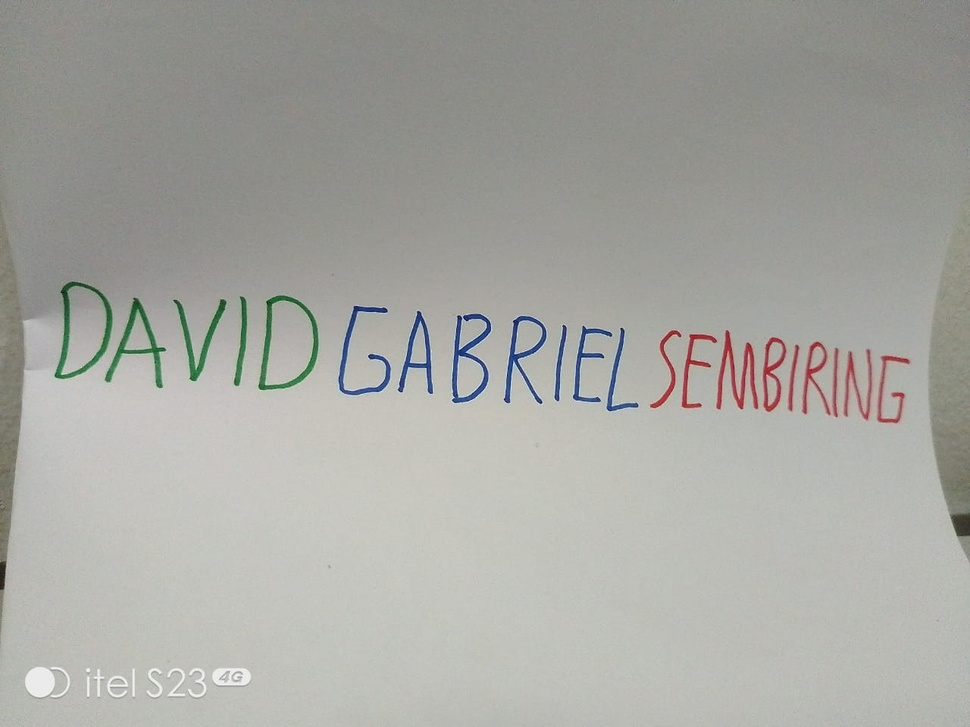
#> input picture Nama.jpg, 970 x 727 px, shrunk from 1280 x 960 before the run, found by its file name
$ jupyter execute UTS_PCD_202331243_A_ITPLN.ipynb   (shell and % lines are left out)
#> lines starting #> are read from the running program, lines starting #| are printed output that depends on the picture; after the words box and inside, x2 and y2 are one past the last pixel; in counts of white or black regions, pixels touching at a corner belong together
###  Import pustaka yang diperlukan

[cell 1]
import cv2
import numpy as np
import matplotlib.pyplot as plt
from PIL import ImageEnhance
from PIL import Image

### Membaca gambar asli

[cell 2]
img = cv2.imread("nama.jpg")
#> img is the input picture: shape (727, 970, 3); mean B, G, R 162.1, 167.4, 167
if img is None:
    raise ValueError("Gambar tidak ditemukan! Periksa kembali path yang Anda masukkan.")

# Konversi BGR ke RGB untuk ditampilkan dengan Matplotlib
img_rgb = cv2.cvtColor(img, cv2.COLOR_BGR2RGB)

plt.figure(figsize=(8, 6))
plt.imshow(img_rgb)
plt.title("Gambar Asli")
plt.axis("off")
plt.show()

### DETEKSI WARNA PADA CITRA

[cell 3]
image = cv2.imread('nama.jpg')
img_rgb = cv2.cvtColor(img, cv2.COLOR_BGR2RGB)

r, g, b = cv2.split(img_rgb)

# Buat salinan untuk manipulasi
blue_faded = img_rgb.copy()
red_faded = img_rgb.copy()

lower_blue = np.array([100, 50, 50])  # Rentang warna biru
upper_blue = np.array([140, 255, 255])
hsv_image = cv2.cvtColor(img_rgb, cv2.COLOR_RGB2HSV)
#> hsv_image: shape (727, 970, 3); mean H, S, V 34.9, 12.4, 169
blue_mask = cv2.inRange(hsv_image, lower_blue, upper_blue)
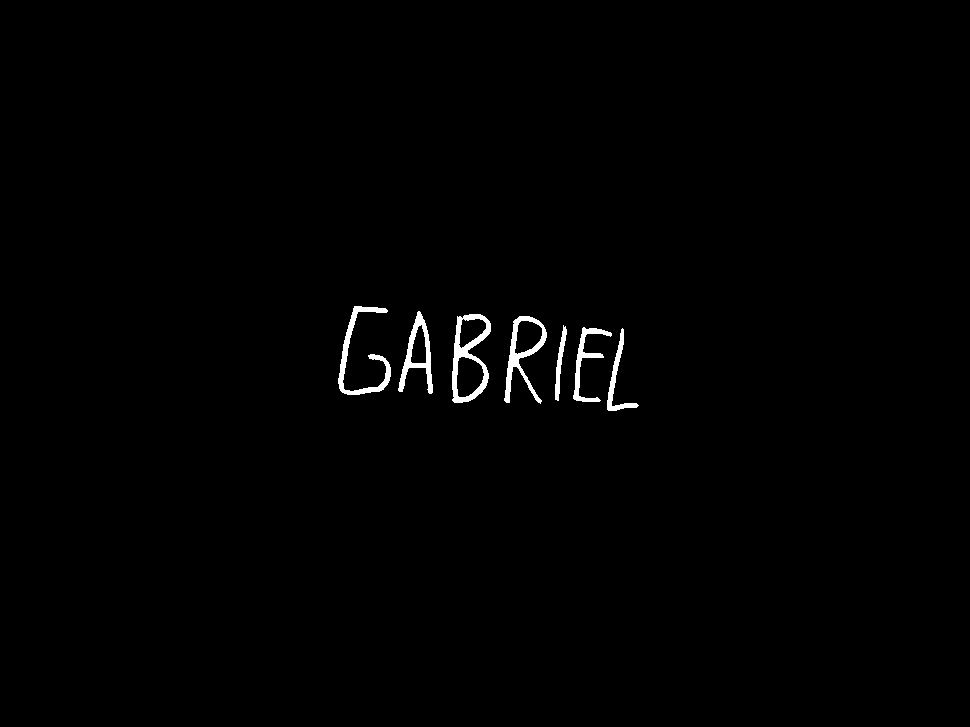
#> blue_mask: shape (727, 970); 0.82% white; 7 white regions, largest, box (x1, y1, x2, y2) and area: (452, 314, 491, 403) 1247, (338, 306, 391, 395) 1050, (504, 316, 547, 404) 1027

blue_faded[blue_mask > 0] = blue_faded[blue_mask > 0] // 2  # Mengurangi intensitas warna biru
#> blue_faded: shape (727, 970, 3); mean R, G, B 166.8, 167, 161.5

lower_red1 = np.array([0, 120, 70])    # Rentang merah pertama
upper_red1 = np.array([10, 255, 255])
lower_red2 = np.array([170, 120, 70])  # Rentang merah kedua
upper_red2 = np.array([180, 255, 255])
red_mask1 = cv2.inRange(hsv_image, lower_red1, upper_red1)
#> red_mask1: shape (727, 970); 0.02% white in thin lines or dots, all inside (x1, y1, x2, y2) = (651, 334, 908, 411)
red_mask2 = cv2.inRange(hsv_image, lower_red2, upper_red2)
#> red_mask2: shape (727, 970); 0.34% white; 19 white regions (7 under 20 px), largest, box (x1, y1, x2, y2) and area: (717, 332, 758, 408) 771, (764, 338, 786, 410) 410, (682, 335, 716, 407) 374
red_mask = cv2.bitwise_or(red_mask1, red_mask2)
#> red_mask: shape (727, 970); 0.36% white; 18 white regions (7 under 20 px), largest, box (x1, y1, x2, y2) and area: (717, 332, 758, 408) 787, (682, 335, 716, 408) 451, (764, 338, 786, 411) 433

red_faded[red_mask > 0] = red_faded[red_mask > 0] // 2  # Mengurangi intensitas warna merah
#> red_faded: shape (727, 970, 3); mean R, G, B 166.8, 167.2, 161.9

fig, axes = plt.subplots(2, 2, figsize=(10, 8))  # 2 baris, 2 kolom

# Citra Asli
axes[0, 0].imshow(img_rgb)
axes[0, 0].set_title("Citra Kontras (Asli)")
axes[0, 0].axis('off')

# Channel Biru (Efek Pudar untuk "febri")
axes[0, 1].imshow(cv2.cvtColor(blue_faded, cv2.COLOR_RGB2GRAY), cmap='gray', vmin=0, vmax=255)
axes[0, 1].set_title("BIRU (GABRIEL)")
axes[0, 1].axis('off')

# Channel Merah (Efek Pudar untuk "ansyah")
axes[1, 0].imshow(cv2.cvtColor(red_faded, cv2.COLOR_RGB2GRAY), cmap='gray', vmin=0, vmax=255)
axes[1, 0].set_title("MERAH (SEMBIRING)")
axes[1, 0].axis('off')

# Channel Hijau (Tidak Ada Perubahan)
axes[1, 1].imshow(g, cmap='gray', vmin=0, vmax=255)
axes[1, 1].set_title("HIJAU (DAVID)")
axes[1, 1].axis('off')

# Atur layout agar tidak tumpang tindih
plt.tight_layout()
plt.show()
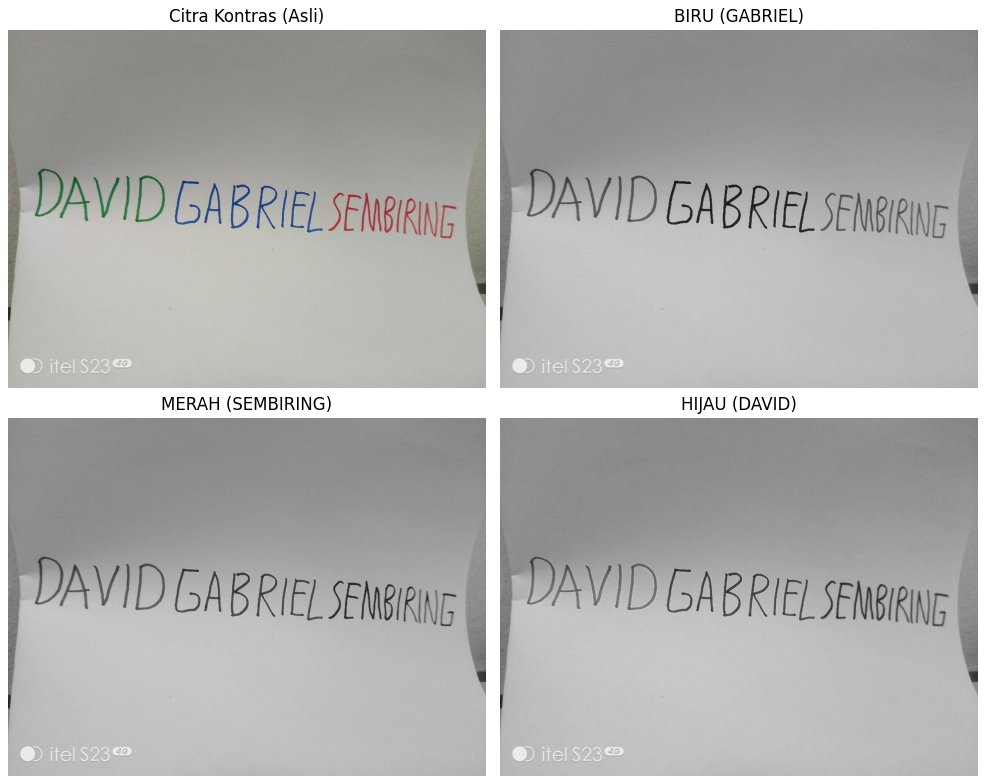
#> figure drawn by matplotlib, 4 panels

### Buat histogram untuk setiap saluran warna

[cell 4]
image = cv2.imread('nama.jpg')
img_rgb = cv2.cvtColor(img, cv2.COLOR_BGR2RGB)

# Pisahkan channel RGB
r, g, b = cv2.split(img_rgb)

# Deteksi warna di HSV
hsv_image = cv2.cvtColor(img_rgb, cv2.COLOR_RGB2HSV)

# Masking biru
lower_blue = np.array([100, 50, 50])
upper_blue = np.array([140, 255, 255])
blue_mask = cv2.inRange(hsv_image, lower_blue, upper_blue)
blue_faded = img_rgb.copy()
blue_faded[blue_mask > 0] = blue_faded[blue_mask > 0] // 2

# Masking merah
lower_red1 = np.array([0, 120, 70])
upper_red1 = np.array([10, 255, 255])
lower_red2 = np.array([170, 120, 70])
upper_red2 = np.array([180, 255, 255])
red_mask1 = cv2.inRange(hsv_image, lower_red1, upper_red1)
red_mask2 = cv2.inRange(hsv_image, lower_red2, upper_red2)
red_mask = cv2.bitwise_or(red_mask1, red_mask2)
red_faded = img_rgb.copy()
red_faded[red_mask > 0] = red_faded[red_mask > 0] // 2

# Tampilkan gambar dan histogram
fig, axes = plt.subplots(4, 2, figsize=(12, 14))

# Citra Asli
axes[0, 0].imshow(img_rgb)
axes[0, 0].set_title("Citra Kontras (Asli)")
axes[0, 0].axis('off')

colors = ('r', 'g', 'b')
for i, col in enumerate(colors):
    hist = cv2.calcHist([img_rgb], [i], None, [256], [0, 256])
    axes[0, 1].plot(hist, color=col)
axes[0, 1].set_title("Histogram Citra Asli")

# Biru
axes[1, 0].imshow(cv2.cvtColor(blue_faded, cv2.COLOR_RGB2GRAY), cmap='gray')
axes[1, 0].set_title("BIRU")
axes[1, 0].axis('off')

blue_hist = cv2.calcHist([blue_faded], [2], None, [256], [0, 256])  # Blue channel = index 2
#> blue_hist = 256 values, max 26398 at index 136, min 0 at index 0, mean 2754.6
axes[1, 1].plot(blue_hist, color='b')
axes[1, 1].set_title("Histogram Biru")

# Merah
axes[2, 0].imshow(cv2.cvtColor(red_faded, cv2.COLOR_RGB2GRAY), cmap='gray')
axes[2, 0].set_title("MERAH")
axes[2, 0].axis('off')

red_hist = cv2.calcHist([red_faded], [0], None, [256], [0, 256])  # Red channel = index 0 in RGB (OpenCV uses BGR)
#> red_hist = 256 values, max 25477 at index 141, min 0 at index 1, mean 2754.6
axes[2, 1].plot(red_hist, color='r')
axes[2, 1].set_title("Histogram Merah")

# Hijau
axes[3, 0].imshow(g, cmap='gray')
axes[3, 0].set_title("HIJAU")
axes[3, 0].axis('off')

green_hist = cv2.calcHist([img_rgb], [1], None, [256], [0, 256])  # Green channel = index 1
#> green_hist = 256 values, max 26421 at index 141, min 0 at index 0, mean 2754.6
axes[3, 1].plot(green_hist, color='g')
axes[3, 1].set_title("Histogram Hijau")

plt.tight_layout()
plt.show()
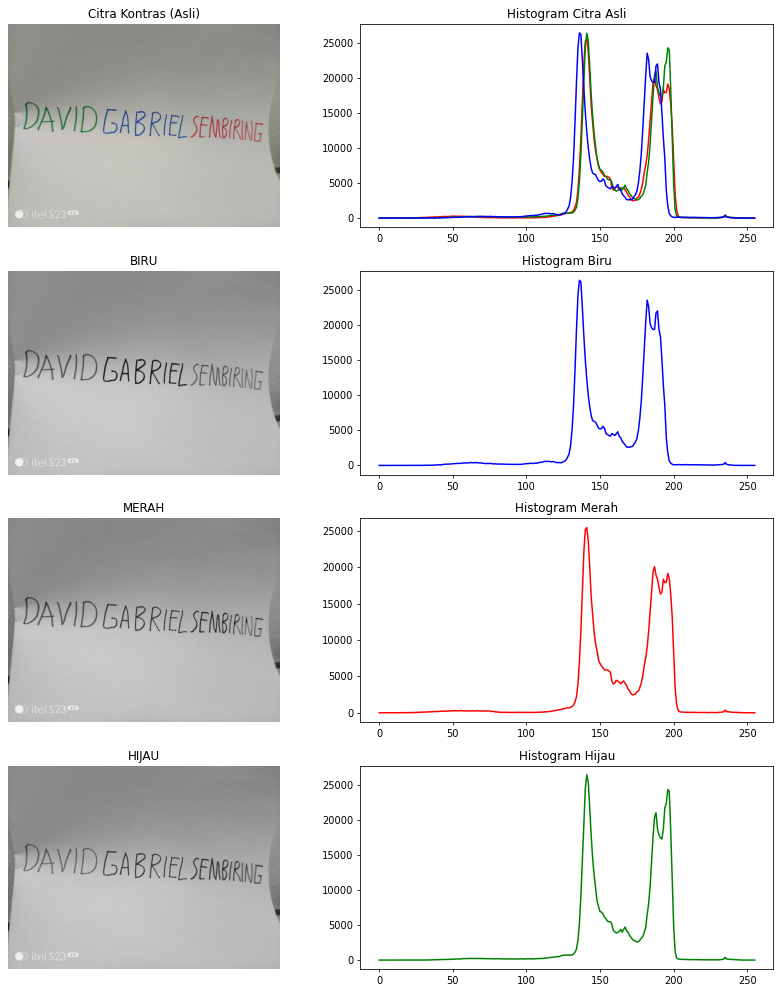
#> figure drawn by matplotlib, 8 panels; panel 2: curve peaks at x = 141, y = 25551; panel 2: curve peaks at x = 141, y = 26421; panel 2: curve peaks at x = 136, y = 26465; panel 4: curve peaks at x = 136, y = 26398

### AMBANG BATAS TERKECIL SAMPAI DENGAN TERBESAR

[cell 5]
image = cv2.imread('nama.jpg')
hsv = cv2.cvtColor(image, cv2.COLOR_BGR2HSV)

# Buat background hitam
background = np.zeros_like(image)

# Fungsi bantu untuk membuat mask HSV
def get_hsv_mask(hsv_img, lower, upper):
    mask = cv2.inRange(hsv_img, np.array(lower), np.array(upper))
    return mask

# Mask biru (hue sekitar 100–140)
blue_mask = get_hsv_mask(hsv, [100, 50, 50], [140, 255, 255])

# Mask merah (hue sekitar 0–10 dan 160–180)
red_mask1 = get_hsv_mask(hsv, [0, 50, 50], [10, 255, 255])
#> in get_hsv_mask (call 2), `mask = cv2.inRange(hsv_img, np.array(lower), np.array(upper))`: mask: shape (727, 970); 0.28% white in thin lines or dots, all inside (x1, y1, x2, y2) = (650, 330, 910, 424)
red_mask2 = get_hsv_mask(hsv, [160, 50, 50], [180, 255, 255])
#> in get_hsv_mask (call 3), `mask = cv2.inRange(hsv_img, np.array(lower), np.array(upper))`: mask: shape (727, 970); 0.68% white; 15 white regions, largest, box (x1, y1, x2, y2) and area: (716, 330, 758, 409) 1074, (763, 337, 786, 410) 702, (682, 334, 717, 407) 457
red_mask = cv2.bitwise_or(red_mask1, red_mask2)
#> red_mask: shape (727, 970); 0.96% white; 8 white regions, largest, box (x1, y1, x2, y2) and area: (716, 330, 759, 410) 1495, (802, 341, 839, 417) 1128, (762, 337, 787, 412) 893

# Mask hijau (hue sekitar 40–85) → dilebarkan range-nya
green_mask = get_hsv_mask(hsv, [35, 40, 40], [85, 255, 255])
#> in get_hsv_mask (call 4), `mask = cv2.inRange(hsv_img, np.array(lower), np.array(upper))`: mask: shape (727, 970); 0.84% white; 11 white regions (3 under 20 px), largest, box (x1, y1, x2, y2) and area: (54, 282, 113, 379) 1475, (258, 295, 319, 390) 1434, (105, 298, 166, 388) 1302

# PERBAIKI: tambahkan dilasi kecil hanya untuk hijau
kernel = np.ones((2, 2), np.uint8)
green_mask_dilated = cv2.dilate(green_mask, kernel, iterations=1)
#> green_mask_dilated: shape (727, 970); 1% white; 8 white regions, largest, box (x1, y1, x2, y2) and area: (54, 282, 114, 380) 1772, (258, 295, 320, 391) 1726, (105, 298, 167, 389) 1544

# Gabungkan sesuai kategori
# BLUE only
blue_image = background.copy()
blue_image[blue_mask > 0] = [255, 255, 255]

# RED + BLUE
red_blue_mask = cv2.bitwise_or(red_mask, blue_mask)
#> red_blue_mask: shape (727, 970); 1.8% white; 15 white regions, largest, box (x1, y1, x2, y2) and area: (716, 330, 759, 410) 1495, (452, 314, 491, 403) 1247, (802, 341, 839, 417) 1128
red_blue_image = background.copy()
red_blue_image[red_blue_mask > 0] = [255, 255, 255]

# RED + GREEN + BLUE (pakai green yang sudah didilate)
rgb_mask = cv2.bitwise_or(red_blue_mask, green_mask_dilated)
rgb_image = background.copy()
rgb_image[rgb_mask > 0] = [255, 255, 255]

# Tampilkan hasil
plt.figure(figsize=(15, 10))

plt.subplot(2, 2, 1)
plt.imshow(cv2.cvtColor(background, cv2.COLOR_BGR2RGB))
#> background: shape (727, 970, 3); every value is 0
plt.title("NONE")
plt.axis('off')

plt.subplot(2, 2, 2)
plt.imshow(cv2.cvtColor(blue_image, cv2.COLOR_BGR2RGB))
plt.title("BLUE")
plt.axis('on')

plt.subplot(2, 2, 3)
plt.imshow(cv2.cvtColor(red_blue_image, cv2.COLOR_BGR2RGB))
plt.title("RED-BLUE")
plt.axis('on')

plt.subplot(2, 2, 4)
plt.imshow(cv2.cvtColor(rgb_image, cv2.COLOR_BGR2RGB))
plt.title("RED-GREEN-BLUE")
plt.axis('on')

plt.tight_layout()
plt.show()

### Memperbaiki Gambar Backlight

[cell 6]
img = Image.open("foto.jpg")  # Ganti nama file sesuai gambar asli
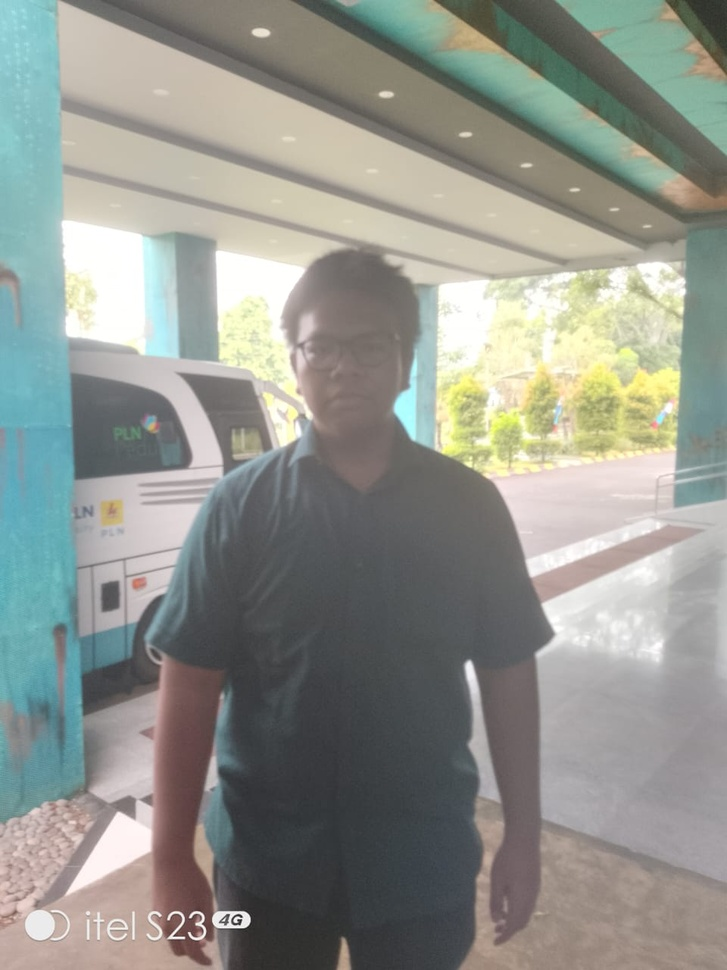
#> input picture foto.jpg, 727 x 970 px, shrunk from 960 x 1280 before the run
#> img is the input picture: PIL image 727x970 RGB; mean R, G, B 145.1, 148.3, 141.3
plt.imshow(img)
plt.title("Gambar Asli")
plt.axis("off")
plt.show()

[cell 7]
# 2. Konversi ke grayscale
gray_img = img.convert("L")
plt.imshow(gray_img, cmap='gray')
plt.title("Gambar Grayscale")
plt.axis("off")
plt.show()

[cell 8]
enhancer_brightness = ImageEnhance.Brightness(gray_img)
bright_img = enhancer_brightness.enhance(1.8)  # Nilai >1 meningkatkan kecerahan
plt.imshow(bright_img, cmap='gray')
plt.title("Gambar Gray yang Dicerahkan")
plt.axis("off")
plt.show()

[cell 9]
enhancer_contrast = ImageEnhance.Contrast(gray_img)
contrast_img = enhancer_contrast.enhance(2.0)  # Nilai >1 meningkatkan kontras
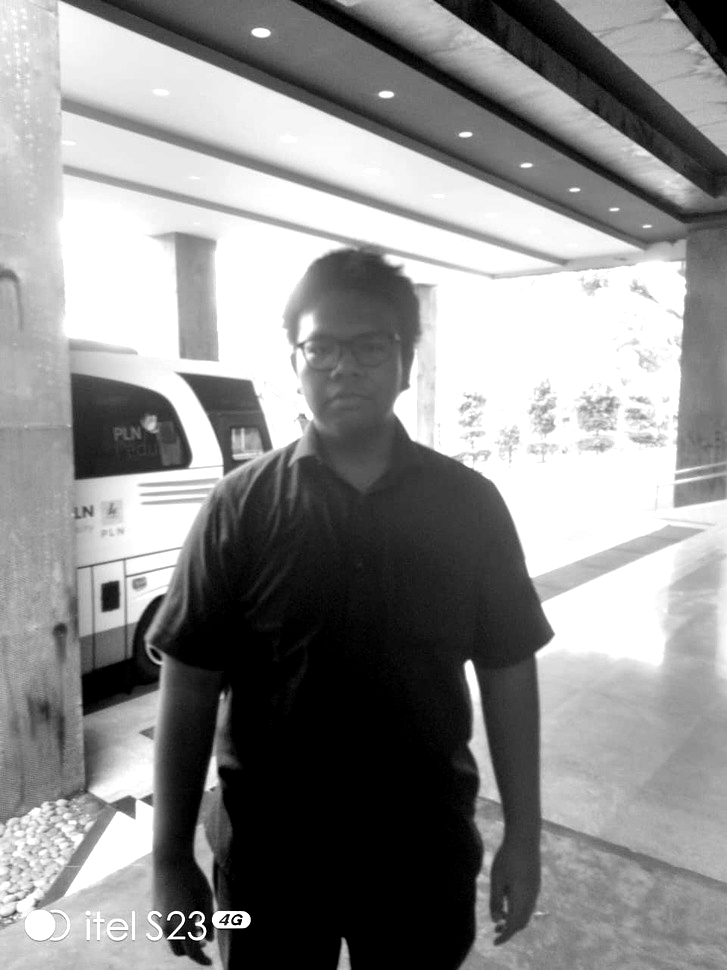
#> contrast_img: PIL image 727x970 L; min 0, max 255, mean 139.9
plt.imshow(contrast_img, cmap='gray')
plt.title("Gambar Gray yang Diperkontras")
plt.axis("off")
plt.show()

[cell 10]
combined_img = ImageEnhance.Brightness(gray_img).enhance(1.8)
combined_img = ImageEnhance.Contrast(combined_img).enhance(2.0)
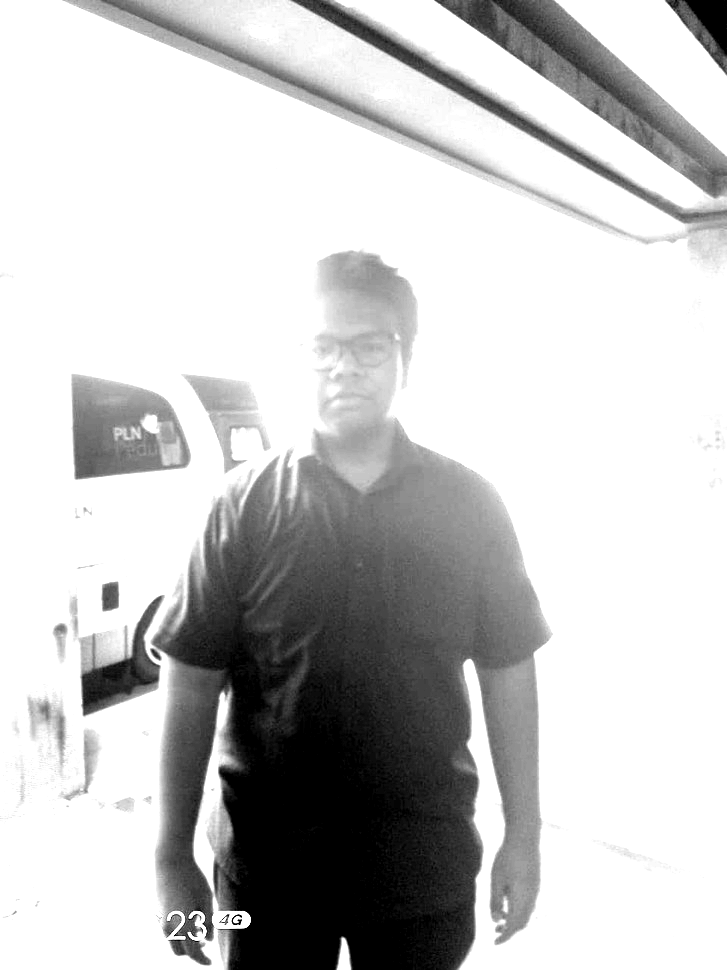
#> combined_img: PIL image 727x970 L; min 0, max 255, mean 198.2

plt.imshow(combined_img, cmap='gray')
plt.title("Gambar Gray yang Dicerahkan dan Diperkontras")
plt.axis("off")
plt.show()
